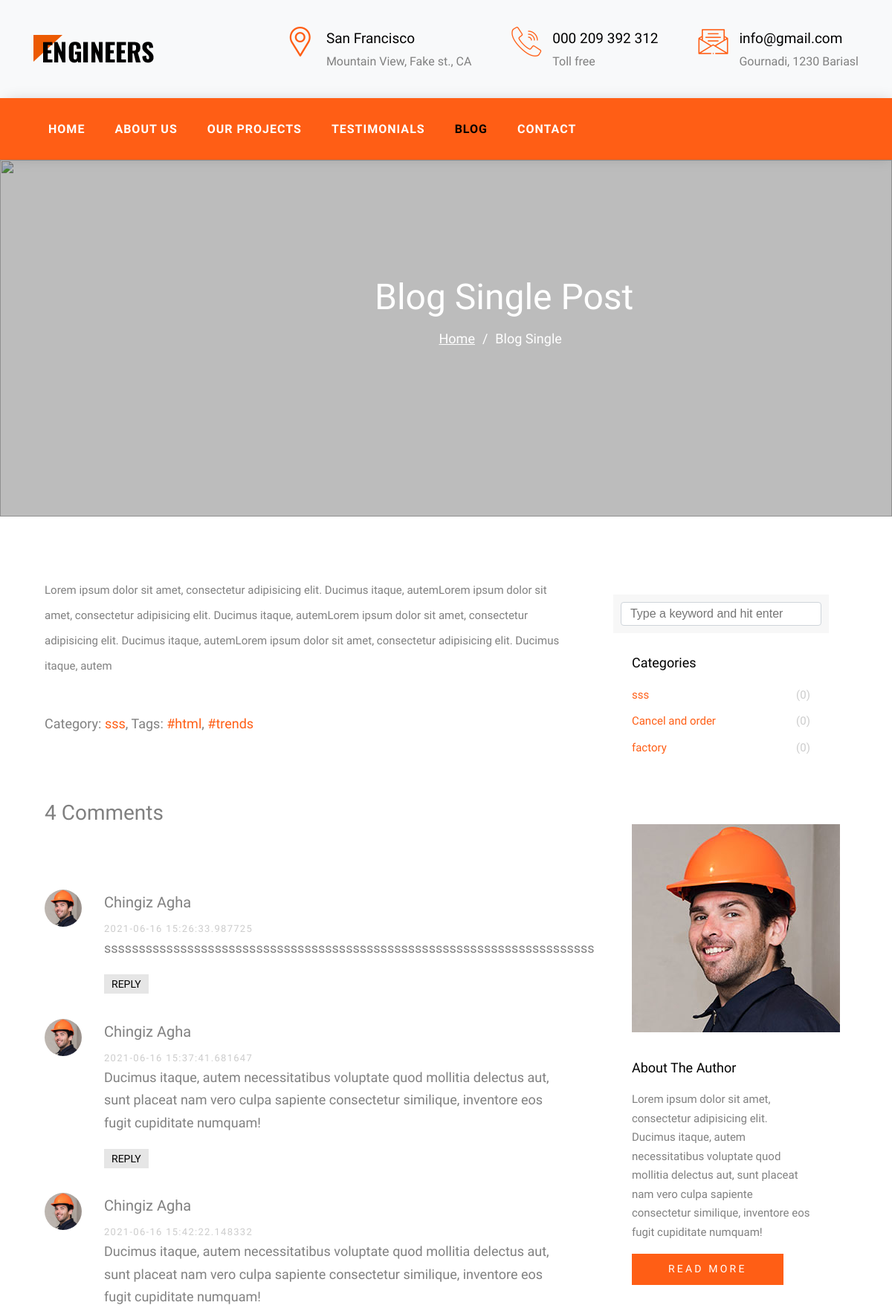
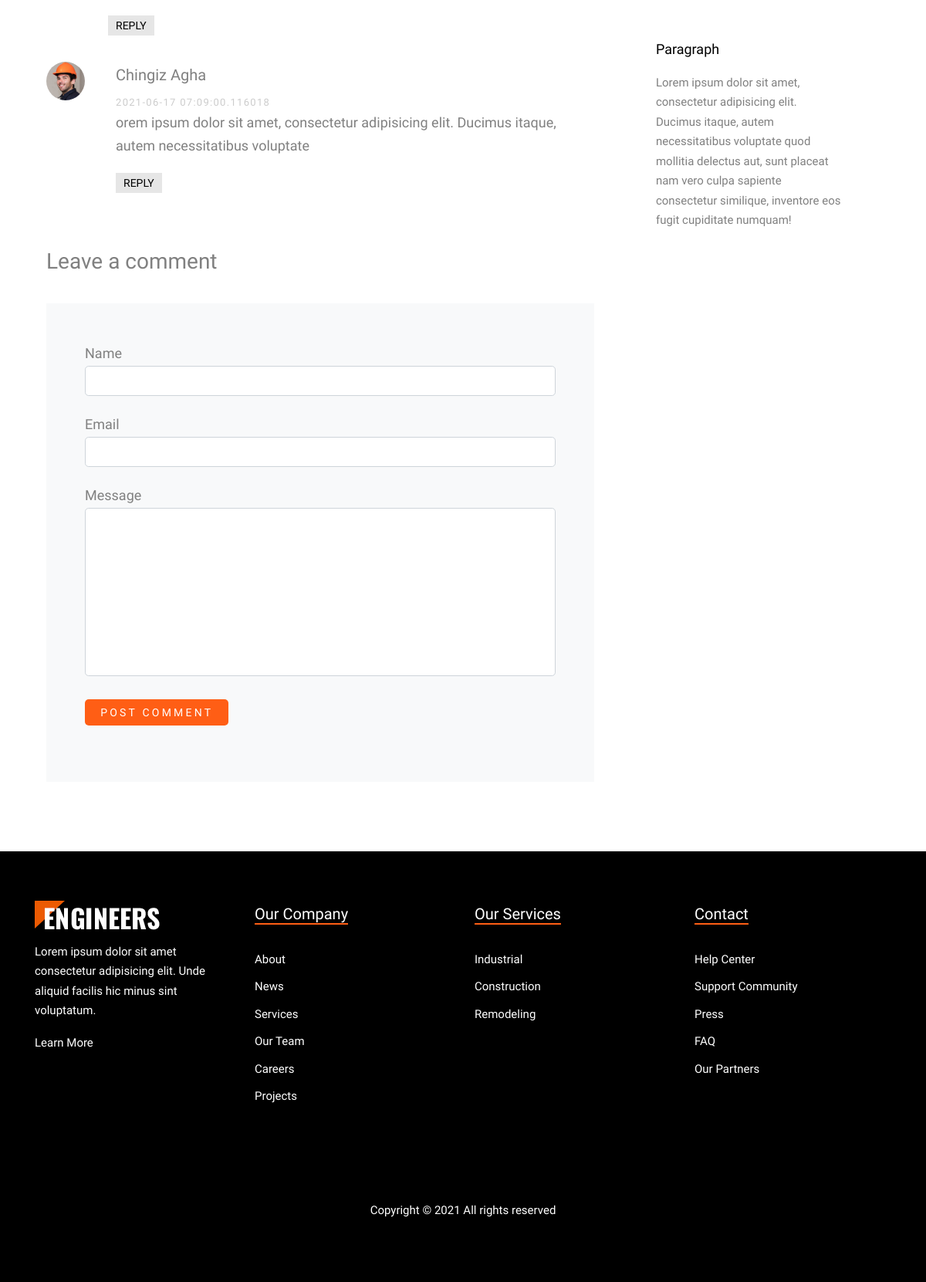
/single/2, run on the app's committed database (2 pictures, top to bottom).
### engineers/models.py (models this page shows, shortened)
class Address(db.Model):
    id = db.Column(db.Integer, primary_key=True)
    icon = db.Column(db.String(20), nullable=True)
    desc = db.Column(db.String(50), nullable=False)
    big_desc = db.Column(db.String(75), nullable=False)

class Blog(db.Model):
    id = db.Column(db.Integer, primary_key=True)
    title = db.Column(db.String(80), nullable=False)
    name = db.Column(db.String(20), nullable=False)
    image = db.Column(db.String(20), default='uploads/default.png')
    desc = db.Column(db.Text, nullable=False)
    category = db.Column(db.Integer, db.ForeignKey('blogcategory.id'), nullable=False)
    comment = db.relationship('Comment', backref='blog', lazy=True, cascade='all,delete')
    tag = db.relationship('Tag', secondary='blogs_tags', backref=db.backref('blogs', lazy='dynamic'))

class Comment(db.Model):
    id = db.Column(db.Integer, primary_key=True)
    author = db.Column(db.String(32), nullable=False)
    mail = db.Column(db.String(32), nullable=False)
    text = db.Column(db.String(140), nullable=False)
    timestamp = db.Column(db.DateTime(), default=datetime.utcnow, index=True)
    blog_id = db.Column(db.Integer, db.ForeignKey('blog.id'), nullable=False)

class BlogCategory(db.Model):
    __tablename__ = 'blogcategory'
    id = db.Column(db.Integer, primary_key=True)
    title = db.Column(db.String(50), nullable=False)
    category = db.relationship(Blog, backref='blogcategories', lazy=True, cascade='all,delete')

### engineers/controllers.py (the view, shortened to what this page needs)
@app.route('/single/<id>', methods=['GET', 'POST'])
def single(id):
    address = Address.query.all()
    comment = Comment.query.filter_by(blog_id=id)
    blog = Blog.query.get_or_404(id)
    form = CommentForm()
    category = BlogCategory.query.all()
    comment_count = Comment.query.filter(Comment.blog_id == blog.id).count()
    category_count = Blog.query.filter(Blog.category == BlogCategory.id).count()
    return render_template('app/single-blog.html', blog=blog, address=address, comment=comment, form=form, category=category, comment_count=comment_count, category_count=category_count)

### engineers/forms.py
class CommentForm(FlaskForm):
    name = StringField('Name', validators=[DataRequired(), Length(min=3, max=15)])
    email = StringField('Email', validators=[DataRequired(), Email()])
    text = TextAreaField('Message', validators=[DataRequired(), Length(min=20, max=200)])
    date = DateField('Posted Date', format='%d-%m-%Y')
    submit = SubmitField('POST COMMENT')

### engineers/templates/app/single-blog.html (shortened to what this page needs)
{% extends 'app/base.html' %}
{% block content %}
    <menu>
        <div class="row nav-sticky">
            <div class="row-nav col-12 ff-oswald">
                <ul class="d-flex nav-ul color-fff">
                    <li class="nav-li"><a href="/index">Home</a></li>
                    <li class="nav-li"><a href="/about">About Us</a></li>
                    <li class="nav-li"><a href="/projects">Our Projects</a></li>
                    <li class="nav-li"><a href="/testi">Testimonials</a></li>
                    <li class="nav-li"><a href="/blog" class="selected">Blog</a></li>
                    <li class="nav-li"><a href="/contact">Contact</a></li>
                </ul>
            </div>
        </div>
    </menu>
    <section>
        <figure class="bg-img-fig height-60vh">
            <div class="overlay"></div>
            <img src="{{ url_for('static', filename='img/hero_1.jpg')}}" alt="" class="bg-img user-none">
            <div class="row-title ">
                <div class="about-section-title txt-algn-cnt max-w-1140 p-abs margin-0-auto">
                    <h2 class="margin-0">Blog Single Post</h2>
                    <p class="d-flex jc-center ff-mulish ">
                        <a href="/index" class="color-fff margin-r-1">Home</a>
                        <span class="margin-r-1">/</span>
                        <span class="margin-r-1">Blog Single</span>
                    </p>
                </div>
            </div>
        </figure>
    </section>
    <div class="block-single-blog">
        <div class="container max-w-1140">
            <div class="row d-flex">
                <div class="col-8 single-blog-text pt-5rem p-r-l-15px">
                    <div class="section-p">
                        {{blog.desc|safe}}
                    </div>
                    <div class="pt-3rem ff-mulish single-blog-categories">
                        <p>
                            Category: <a href="#">{{blog.category}}</a>, Tags: <a href="#">#html</a>, <a
                                href="#">#trends</a>
                        </p>
                    </div>
                    <div class="pt-5rem single-blog-comment">
                        <a href="{{url_for('single', id=blog.id)}}">
                            <h3 class="margin-bottom-5rem first-h3">{{ comment_count }} Comments</h3>
                        </a>
                        {% for comment in comment %}
                        <ul class="comment-section">
                            <li class="comment d-flex">
                                <figure class="comment-profile-fig">
                                    <img src="{{ url_for('static', filename='img/person_4_sq.jpg')}}" alt="">
                                </figure>
                                <div class="comment-main">
                                    <h3>{{comment.author}}</h3>
                                    <div class="comment-time">
                                        {{comment.timestamp}}
                                    </div>
                                    <p>
                                        {{comment.text}}
                                    </p>
                                    <p>
                                        <a href="#addcomment" class="comment-reply">Reply</a>
                                    </p>
                                </div>
                            </li>
                        </ul>
                        {% endfor %}
                        <h3 class="first-h3 margin-bottom-3 margin-top-3rem " id=addcomment>
                            Leave a comment
                        </h3>
                        <div class="comment-form-div">
                            <form action="/single/{{blog.id}}", method='POST'>
                                <div class="form-comment">
                                    {{form.name.label}}
                                    {{form.name(class="form-comment-input")}}
                                </div>
                                <div class="form-comment">
                                    {{form.email.label}}
                                    {{form.email(class="form-comment-input")}}
                                </div>
                                <div class="form-comment">
                                    {{form.text.label}}
                                    {{form.text(cols="30", rows="10", class="form-comment-input")}}
                                </div>
                                <div class="form-comment">
                                    {{form.submit(class="btn-orange-contact comment-button")}}
                                </div>
                            </form>
                        </div>
                    </div>
                </div>
                <div class="col-4 single-blog-sidebar pt-5rem p-r-l-15px">
                    <div class="sidebox">
                        <form action="#" class="form-search">
                            <div>
                                <input type="text" placeholder="Type a keyword and hit enter" class="form-input">
                            </div>
                        </form>
                    <div class="sidebox">
                        <div class="sidebox-categories">
                            <h3>Categories</h3>
                            {% for category in category %}
                            <ul>
                                <li class="p-rel">
                                    <a href="#">{{category.title}}
                                        <span class="p-abs color-ccc" value="{{category.id}}">({{category_count}})</span>
                                    </a>
                                </li>
                            </ul>
                            {% endfor %}
                        </div>
                    </div>
                    <div class="sidebox">
                        <img src="{{ url_for('static', filename='img/person_4_sq.jpg')}}" alt="">
                        <h3>
                            About The Author
                        </h3>
                        <p class="margin-b-1 ff-mulish">
                            Lorem ipsum dolor sit amet, consectetur adipisicing elit. Ducimus itaque, autem necessitatibus voluptate quod mollitia delectus aut, sunt placeat nam vero culpa sapiente consectetur similique, inventore eos fugit cupiditate numquam!
                        </p>
                        <p>
                            <a href="#" class="btn-orange-contact">Read More</a>
                        </p>
                    </div>
                    <div class="sidebox">
                        <h3>
                            Paragraph
                        </h3>
                        <p class="margin-b-1 ff-mulish">
                            Lorem ipsum dolor sit amet, consectetur adipisicing elit. Ducimus itaque, autem necessitatibus voluptate quod mollitia delectus aut, sunt placeat nam vero culpa sapiente consectetur similique, inventore eos fugit cupiditate numquam!
                        </p>
                    </div>
                 </div>
                </div>
            </div>
        </div>
    </div>
    {% endblock %}

### engineers/templates/includes/header.html
<header>
    <section id="section-head-1">
        <div class="container container-head">
            <div class="row row-head-contact d-flex">
                <figure class="img-head-contact">
                    <a href="#"><img src="{{ url_for('static', filename='img/logo.png')}}" alt="logo-engineers" class="img-logo"></a>
                </figure>
                {% for add in address %}
                <div class="box-head-contact d-flex">
                    <i class="{{add.icon}} head-icon"></i>
                    <div class="contact-text">
                        <div class="top-text ff-oswald f-weight">{{add.desc}}</div>
                        <div class="bottom-text ff-mulish">{{add.big_desc}}</div>
                    </div>
                </div>
                {% endfor %}
            </div>
        </div>
    </section>
</header>

### engineers/static/css/grid.css (style rules this page uses)
.col-4 { width: 33.33%; }
.col-8 { width: 66.66%; }
.col-12 { width: 100%; }

### engineers/static/css/utilities.css (style rules this page uses)
img { width: 100%; height: 100%; }
ul { list-style: none; margin: 0; padding: 0; }
a { text-decoration: none; color: #000; }
textarea { resize: none; }
.d-flex { display: flex; }
.ff-oswald { font-family: 'Oswald', sans-serif; }
.ff-mulish { font-family: 'Mulish', sans-serif; }
h2 { font-weight: 300; margin: 0; }
.max-w-1140 { max-width: 1140px; }
.margin-0-auto { margin: 0 auto; }
.jc-center { justify-content: center; }
.txt-algn-cnt { text-align: center; }
.height-60vh { height: 60vh !important; }
.color-fff { color: #fff !important; }
.p-rel { position: relative; }
.p-abs { position: absolute; }
.user-none { user-select: none; }
.margin-0 { margin: 0; }
.margin-r-1 { margin-right: 10px; }
.margin-b-1 { margin-bottom: 1rem; }
.margin-bottom-3 { margin-bottom: 30px !important; }
.margin-top-3rem { margin-top: 3rem; }
.margin-bottom-5rem { margin-bottom: 5rem; }
.pt-3rem { padding-top: 3rem; }
.pt-5rem { padding-top: 5rem; }
.p-r-l-15px { padding-right: 15px; padding-left: 15px; }
.f-weight { font-weight: 500; }
.color-ccc { color: #ccc; }
.selected { color: #000 !important; }
._active { transform: translateY(0%); opacity: 1; transition: all 1.2s ease 0s; }

### data on the page
Address: desc "San Francisco", big_desc "Mountain View, Fake st., CA"
Address: desc "000 209 392 312", big_desc "Toll free"
Address: desc "info@gmail.com", big_desc "Gournadi, 1230 Bariasl"
Blog: desc "Lorem ipsum dolor sit amet, consectetur adipisicing elit. Ducimus itaque, autem Lorem ipsum dolor sit amet, consectetur adipisicing elit. Ducimus itaque, autem Lorem ipsum dolor sit amet, consectetur adipisicing elit. Ducimus itaque, autem Lorem ipsum dolor sit amet, consectetur adipisicing elit. Ducimus itaque, autem", category "sss"
Comment: author "Chingiz Agha", timestamp "2021-06-16 15:26:33.987725", text "ssssssssssssssssssssssssssssssssssssssssssssssssssssssssssssssssssssssssssssssssssssssss"
Comment: author "Chingiz Agha", timestamp "2021-06-16 15:37:41.681647", text "Ducimus itaque, autem necessitatibus voluptate quod mollitia delectus aut, sunt placeat nam vero culpa sapiente consectetur similique, inventore eos fugit cupiditate numquam!"
Comment: author "Chingiz Agha", timestamp "2021-06-16 15:42:22.148332", text "Ducimus itaque, autem necessitatibus voluptate quod mollitia delectus aut, sunt placeat nam vero culpa sapiente consectetur similique, inventore eos fugit cupiditate numquam!"
Comment: author "Chingiz Agha", timestamp "2021-06-17 07:09:00.116018", text "orem ipsum dolor sit amet, consectetur adipisicing elit. Ducimus itaque, autem necessitatibus voluptate"
BlogCategory: title "sss", {{ category.id }} 1 (drawn), category_count "0"
BlogCategory: title "Cancel and order", {{ category.id }} 2 (drawn), category_count "0"
BlogCategory: title "factory", {{ category.id }} 3 (drawn), category_count "0"

### other printed values
{{ comment_count }} "4"
